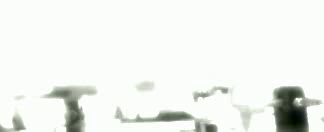
#> input picture frame 281 of evm_videos/Bearing_fault/front_evm.avi, 324 x 132 px
$ jupyter execute visualizing_evm_features.ipynb
#> lines starting #> are read from the running program, lines starting #| are printed output that depends on the picture
[cell 1]
import cv2
import numpy as np
import matplotlib.pyplot as plt
from scipy.fftpack import fft, fftfreq, fftshift

def extract_signal(video_path, fps=30, region=None):
#> called with video_path = 'evm_videos/Normal_state/front_evm.avi', fps = 30
    cap = cv2.VideoCapture(video_path)
    frame_count = int(cap.get(cv2.CAP_PROP_FRAME_COUNT))
    signals = []

    for _ in range(frame_count):
        ret, frame = cap.read()
        if not ret:
            break
        frame = cv2.cvtColor(frame, cv2.COLOR_BGR2RGB)
        if region:
            x, y, w, h = region
            patch = frame[y:y+h, x:x+w, 1]  # green channel
        else:
            patch = frame[..., 1]
        signals.append(np.mean(patch))
#> this loop made 31 passes
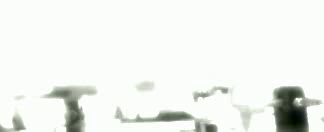
#> input picture frame 281 of evm_videos/Bearing_fault/front_evm.avi, 324 x 132 px
#> after the loop:
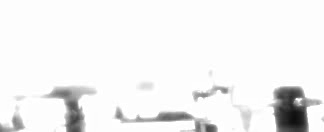
#> patch: shape (132, 324); min 14, max 255, mean 241.3
#> after the loop, signals = 30 values, max 241.4 at index 25, min 241.1 at index 18, mean 241.3

    cap.release()
    signal = np.array(signals)

    # Remove DC component
    signal -= np.mean(signal)

    # FFT and center it
    N = len(signal)
    freqs = fftfreq(N, d=1.0/fps)
    spectrum = np.abs(fft(signal)) / N
    centered_freqs = fftshift(freqs)
    centered_spectrum = fftshift(spectrum)

    return signal, centered_freqs, centered_spectrum

# === EVM-processed video paths ===
evm_videos = {
    "Normal - Front": "evm_videos/Normal_state/front_evm.avi",
    "Bearing Fault - Front": "evm_videos/Bearing_fault/front_evm.avi",
    "Unbalance - Front": "evm_videos/Unbalance_weight/front_evm.avi",
    "Normal - Angle": "evm_videos/Normal_state/angle_evm.avi",
    "Bearing Fault - Angle": "evm_videos/Bearing_fault/angle_evm.avi",
    "Unbalance - Angle": "evm_videos/Unbalance_weight/angle_evm.avi",
}

# === Analyze each video ===
results = {}
for label, path in evm_videos.items():
    print(f"Analyzing: {label}")
    signal, freqs, spectrum = extract_signal(path, fps=30)
    results[label] = (signal, freqs, spectrum)

# === Plotting ===
fig, axes = plt.subplots(len(results), 2, figsize=(16, 18))
fig.suptitle("EVM Video Signal & Centered Frequency Spectrum", fontsize=18)

for i, (label, (signal, freqs, spectrum)) in enumerate(results.items()):
    axes[i][0].plot(signal, color='tab:orange')
    axes[i][0].set_title(f"{label} - Motion Signal")
    axes[i][0].set_xlabel("Frame")
    axes[i][0].set_ylabel("Mean Intensity")

    axes[i][1].plot(freqs, spectrum, color='tab:blue')
    axes[i][1].set_title(f"{label} - Centered Frequency Spectrum")
    axes[i][1].set_xlim(-1, 1)  # Show from -10 Hz to +10 Hz
    axes[i][1].set_xlabel("Frequency (Hz)")
    axes[i][1].set_ylabel("Normalized Magnitude")

plt.tight_layout(rect=[0, 0, 1, 0.96])
plt.show()

$ run again, starting later in the video
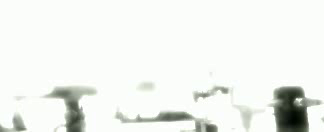
#> input picture frame 1268 of evm_videos/Bearing_fault/front_evm.avi, 324 x 132 px
#> the loop in extract_signal, `for _ in range(frame_count):` made 31 passes
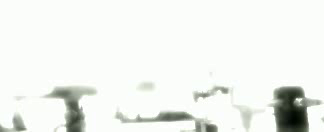
#> input picture frame 1268 of evm_videos/Bearing_fault/front_evm.avi, 324 x 132 px
#> after the loop in extract_signal, `for _ in range(frame_count):`:
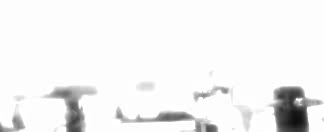
#> patch: shape (132, 324); min 14, max 255, mean 241.4
#> after the loop in extract_signal, `for _ in range(frame_count):`: signals = 30 values, max 241.5 at index 25, min 241.1 at index 5, mean 241.3
